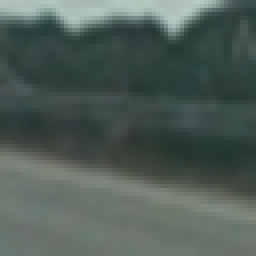
#> input picture data/training/nonvehicles/Far/image0017.png, 64 x 64 px (shown 4 times larger)
$ python -i threshold.py   (imports and definitions only)   (older library calls are emulated)
#> lines starting #> are read from the running program, lines starting #| are printed output that depends on the picture; after the words box and inside, x2 and y2 are one past the last pixel; in counts of white or black regions, pixels touching at a corner belong together
#> further down, picture is the input picture: shape (64, 64, 3); mean B, G, R 87.1, 93, 79.3
'''
Created on Dec 20, 2016

@author: safdar
'''

import numpy as np
import cv2
from enum import Enum

# Define a function that applies Sobel x or y,
# then takes an absolute value and applies a threshold.
# Note: calling your function with orient='x', thresh_min=5, thresh_max=100
# should produce output like the example image shown above this quiz.
def abs_sobel_thresh(image, orient='x', sobel_kernel=3, thresh=(0, 255)):

#> called with orient = 'x', sobel_kernel = 3, thresh = (0, 255)
    gray = None
    if len(image.shape)<3:
        gray = image
    elif image.shape[2]<3:
        gray = image
    else:
        # Apply the following steps to image
        # 1) Convert to grayscale
        gray = cv2.cvtColor(image, cv2.COLOR_BGR2GRAY)

    # 2) Take the derivative in x or y given orient = 'x' or 'y'
    sobel = None
    if orient == 'x':
        sobel = cv2.Sobel(gray, cv2.CV_64F, 1, 0, ksize=sobel_kernel)
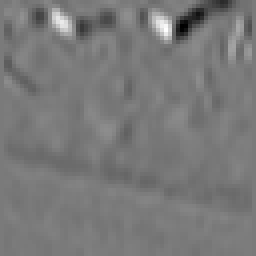
#> sobel: shape (64, 64) float64 (shown 4 times larger); min -223, max 241, mean -2.5; drawn with min black and max white
    elif orient == 'y':
        sobel = cv2.Sobel(gray, cv2.CV_64F, 0, 1, ksize=sobel_kernel)
    else:
        raise "Invalid orientation provided: {}".format(orient)

    # 3) Take the absolute value of the derivative or gradient
    abs_sobel = np.absolute(sobel)
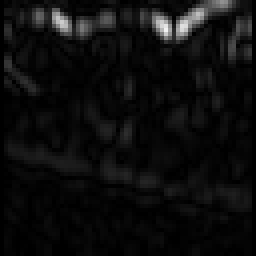
#> abs_sobel: shape (64, 64) float64 (shown 4 times larger); min 0, max 241, mean 13.2

    # 4) Scale to 8-bit (0 - 255) then convert to type = np.uint8
    scaled_sobel = np.uint8(255*abs_sobel/np.max(abs_sobel))

    # 5) Create a mask of 1's where the scaled gradient magnitude
            # is > thresh_min and < thresh_max
    binary_sobel = np.zeros_like(scaled_sobel)
    binary_sobel[(scaled_sobel > thresh[0]) & (scaled_sobel <= thresh[1])] = 1

    # 6) Return this mask as your binary_output image
    binary_output = np.copy(binary_sobel)
    return binary_output

# Define a function that applies Sobel x and y,
# then computes the magnitude of the gradient
# and applies a threshold
# [63 lines left out: functions mag_thresh, dir_threshold, not called in this run]

class Space(Enum):
    hls = cv2.COLOR_BGR2HLS
    hsv = cv2.COLOR_BGR2HSV

class HLS(Enum):
    Hue = 0
    Lightness = 1
    Saturation = 2

class Gray(Enum):
    Gray = None

class HSV(Enum):
    Hue = 0
    Saturation = 1
    Value = 2

class RGB(Enum):
    Red = 0
    Green = 1
    Blue = 2

# [63 lines left out: functions color_threshold, combined_threshold, not called in this run]

# Lablacian:
# laplacian = cv2.Laplacian(image,cv2.CV_64F)

>>> import cv2
>>> picture = cv2.imread('../../data/training/nonvehicles/Far/image0017.png')
>>> result = abs_sobel_thresh(picture)
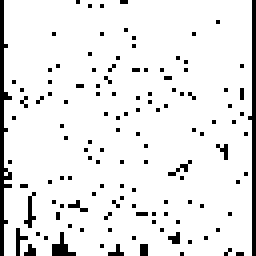
#> result: shape (64, 64) (shown 4 times larger); values 0 (black) and 1 (white), 91.4% white; black in thin lines or dots

$ run again, on data/training/nonvehicles/Far/image0098.png
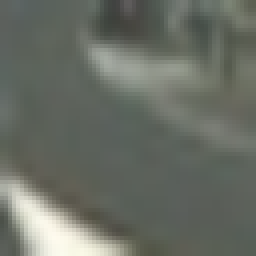
#> input picture data/training/nonvehicles/Far/image0098.png, 64 x 64 px (shown 4 times larger)
#> picture is the input picture: shape (64, 64, 3); mean B, G, R 101, 109.8, 105.2
#> in abs_sobel_thresh, `abs_sobel = np.absolute(sobel)`:
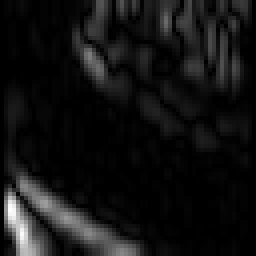
#> abs_sobel: shape (64, 64) float64 (shown 4 times larger); min 0, max 265, mean 20.2; drawn with min black and max white
#> `result = abs_sobel_thresh(picture)`:
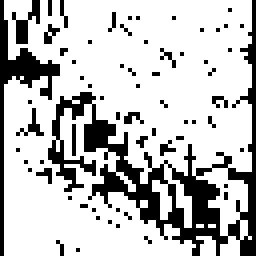
#> result: shape (64, 64) (shown 4 times larger); values 0 (black) and 1 (white), 75.7% white; 65 black regions (62 under 20 px), largest, box (x1, y1, x2, y2) and area: (12, 0, 64, 64) 641, (0, 0, 15, 64) 158, (3, 0, 10, 11) 32

$ run again, on data/training/nonvehicles/Far/image0101.png
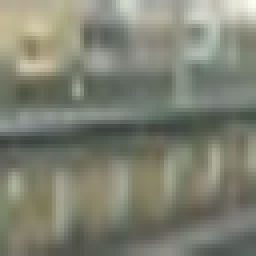
#> input picture data/training/nonvehicles/Far/image0101.png, 64 x 64 px (shown 4 times larger)
#> picture is the input picture: shape (64, 64, 3); mean B, G, R 114.1, 128.9, 126.4
#> in abs_sobel_thresh, `abs_sobel = np.absolute(sobel)`:
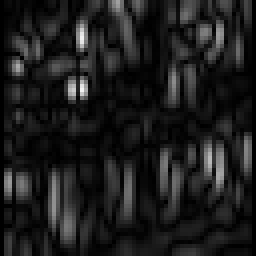
#> abs_sobel: shape (64, 64) float64 (shown 4 times larger); min 0, max 243, mean 28.9
#> `result = abs_sobel_thresh(picture)`:
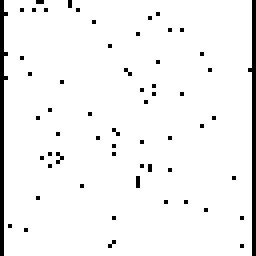
#> result: shape (64, 64) (shown 4 times larger); values 0 (black) and 1 (white), 95.1% white; black in thin lines or dots

$ run again, on data/training/nonvehicles/Far/image0125.png
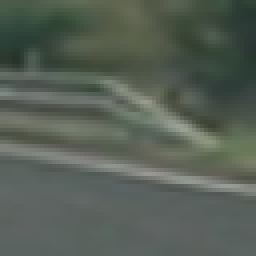
#> input picture data/training/nonvehicles/Far/image0125.png, 64 x 64 px (shown 4 times larger)
#> picture is the input picture: shape (64, 64, 3); mean B, G, R 85.5, 95.4, 86.4
#> in abs_sobel_thresh, `scaled_sobel = np.uint8(255*abs_sobel/np.max(abs_sobel))`:
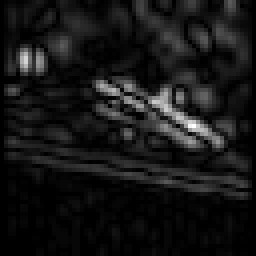
#> scaled_sobel: shape (64, 64) (shown 4 times larger); min 0, max 255, mean 22.4
#> `result = abs_sobel_thresh(picture)`:
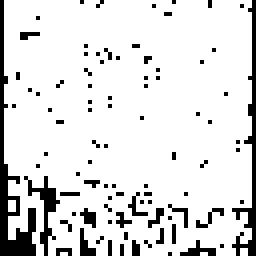
#> result: shape (64, 64) (shown 4 times larger); values 0 (black) and 1 (white), 87.1% white; black in thin lines or dots
